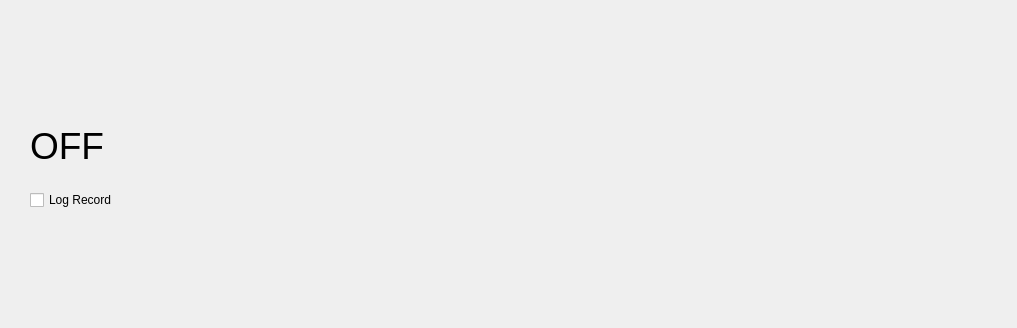
<?xml version="1.0" encoding="UTF-8"?>
<ui version="4.0">
 <class>diag_motionLed</class>
 <widget class="QDialog" name="diag_motionLed">
  <property name="geometry">
   <rect>
    <x>0</x>
    <y>0</y>
    <width>1017</width>
    <height>328</height>
   </rect>
  </property>
  <property name="windowTitle">
   <string>Motion LED</string>
  </property>
  <property name="styleSheet">
   <string notr="true"/>
  </property>
  <widget class="QFrame" name="frm_led">
   <property name="geometry">
    <rect>
     <x>20</x>
     <y>20</y>
     <width>100</width>
     <height>100</height>
    </rect>
   </property>
   <property name="autoFillBackground">
    <bool>false</bool>
   </property>
   <property name="styleSheet">
    <string notr="true">background-color:{#9ca3af}</string>
   </property>
   <property name="frameShape">
    <enum>QFrame::Shape::NoFrame</enum>
   </property>
   <property name="frameShadow">
    <enum>QFrame::Shadow::Raised</enum>
   </property>
   <property name="lineWidth">
    <number>4</number>
   </property>
   <property name="midLineWidth">
    <number>1</number>
   </property>
  </widget>
  <widget class="QLabel" name="lab_ledState">
   <property name="geometry">
    <rect>
     <x>30</x>
     <y>120</y>
     <width>91</width>
     <height>51</height>
    </rect>
   </property>
   <property name="font">
    <font>
     <pointsize>28</pointsize>
     <bold>false</bold>
    </font>
   </property>
   <property name="text">
    <string>OFF</string>
   </property>
  </widget>
  <widget class="QWidget" name="horizontalLayoutWidget">
   <property name="geometry">
    <rect>
     <x>180</x>
     <y>20</y>
     <width>791</width>
     <height>281</height>
    </rect>
   </property>
   <layout class="QHBoxLayout" name="horizontalLayout">
    <item>
     <widget class="QWidget" name="plot_host" native="true"/>
    </item>
   </layout>
  </widget>
  <widget class="QCheckBox" name="chk_logEnable">
   <property name="geometry">
    <rect>
     <x>30</x>
     <y>190</y>
     <width>91</width>
     <height>20</height>
    </rect>
   </property>
   <property name="text">
    <string>Log Record</string>
   </property>
  </widget>
 </widget>
 <resources/>
 <connections/>
</ui>
